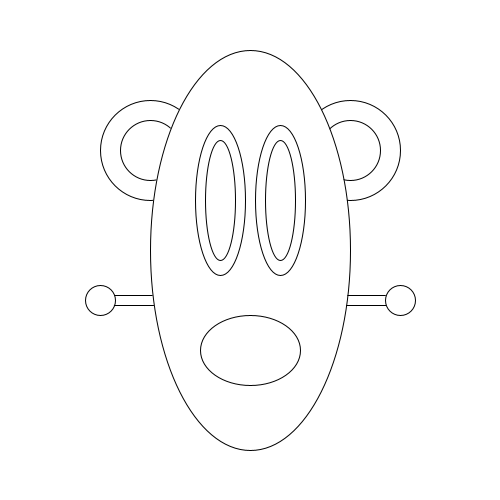
Frame 1 (no input)
Frame 60 (the mouse pressed at the canvas centre just before this capture): identical to frame 1, image omitted
Frame 120 (the mouse held since frame 60 and released just before this capture): identical to frame 1, image omitted

The Processing sketch that drew this single still picture (run headless with seeded random() and noise(); from frame 60 on, the mouse is pressed at the canvas centre):

// Processing sketch: processing_26895
// ── processing_26895.pde

void setup () {
  size (500,500);
  smooth ();
}

void draw () {
  // draw white bg
  background (255);
 // ellipse and rect to center 
  ellipseMode(CENTER);
  rectMode(CENTER);
  
  //Monster R Ear 
  ellipse(350,150,100,100);
  
  //Inside Monster R Ear
  ellipse(350,150,60,60);
  
  //Monster L Ear
  ellipse (150,150,100,100);
  
  //Inside Monster L Ear
  ellipse (150,150,60,60);
  
    // Right Arm
  rect (350,300,100,10);
  
  // Right Hand
  ellipse (400,300,30,30);
  
  
  // Left Arm
  rect (150, 300,100,10);
  
  // Left Hand
  ellipse (100,300,30,30);
  
  // Monster body
  stroke(0);
  ellipse(250,250,200,400);
  
  // Monster L eye
  ellipse(220,200,50,150);
 
   // L Pupil
  ellipse(220,200,30,120);
  
  //Monster R eye
  ellipse(280,200,50,150);
  
  // R Pupil
  ellipse(280,200,30,120);
  
  //Monster Mouth
  ellipse(250,350,100,70);
  

  
  
}
